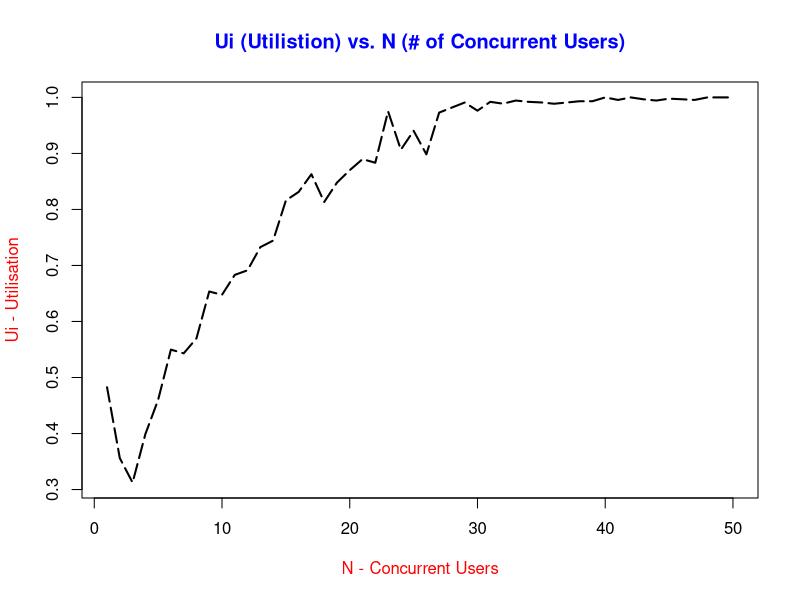
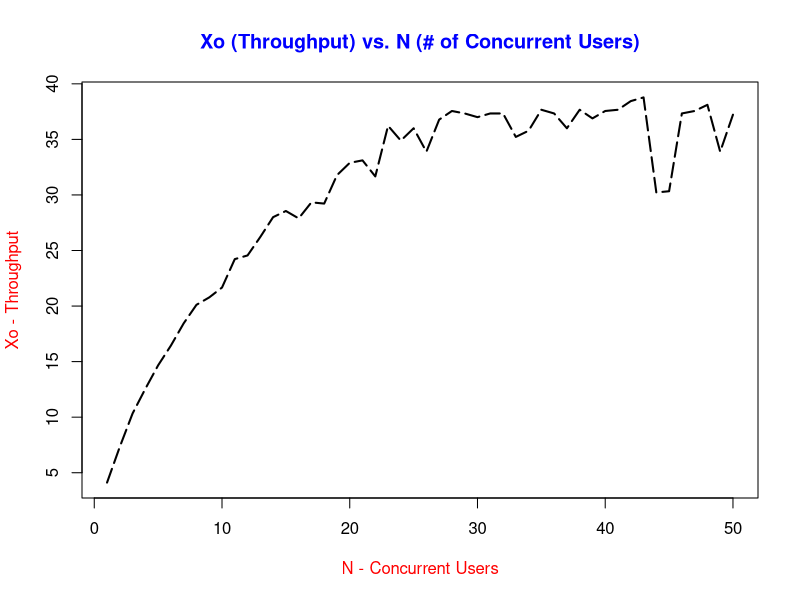
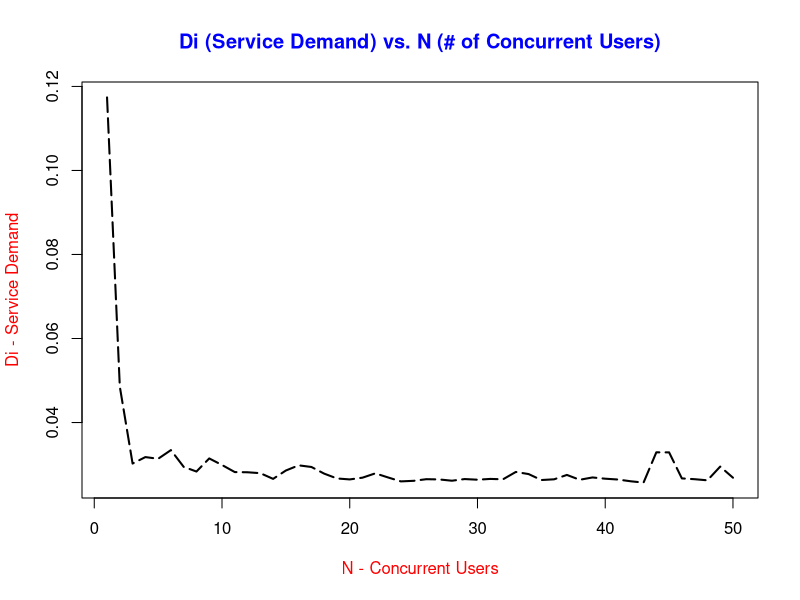
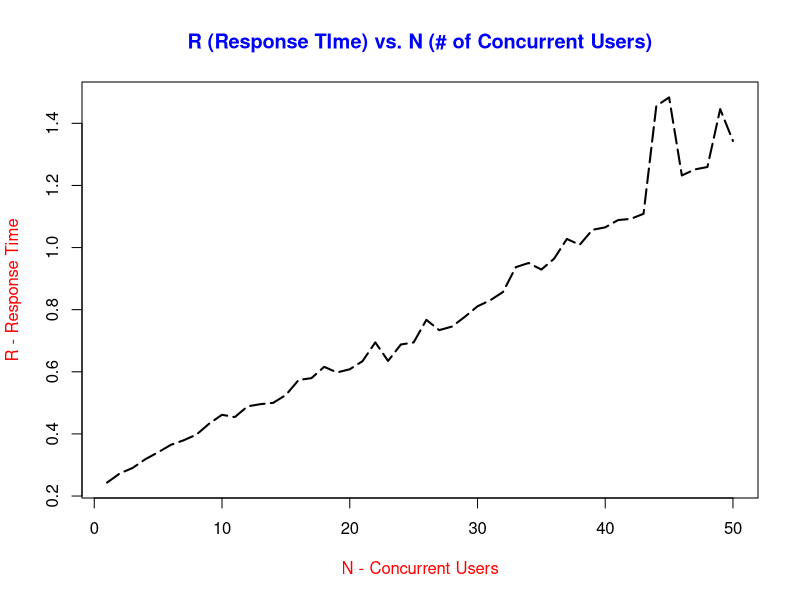

These charts were generated, in order, by the following R code:
# X00106072 (Derek Mulhern)

# The following are R commands to carry out the required calculations as
# per the instructions in the CA in order to produce 4 graphs. 

# The required calculations are as follows;
# UI vs N / DI vs N / Xo vs N / R vs N


# Before plotting the graphs, the data produced from the run script
# must be imported into R. The following command allows a user to import 
# this data and from this information we can produce the 4 graphs.

loadtestData <- read.table("results.dat", header=TRUE);


# The data collected using the run script in part A which included the mpstat 
# command for the last column Idle collects #the data in percentage. In order 
# to get a more accurate graph the following commands are required to 
# convert to busy time and to convert the percentage time given from mpstat


par(col.lab="red");
par(col.main="blue")
pch=19;
lty=3;

# Graph No.1 - Ui(Utilisation) vs. N(# of concurrent users)

busy<-100-loadtestData$IDLE;

# Utilisation is like a false ceiling, it cannot go above 1 (100%). It can only be between 0 - 1 as per the grapgh.
utilisation_ui<-busy/100;

png("Utilisation.png");
par(col.lab="red");
par(col.main="blue")

plot(utilisation_ui, type="l", lwd=2, lty=5, pch=19, xlab="N - Concurrent Users", ylab="Ui - Utilisation", main="Ui (Utilistion) vs. N (# of Concurrent Users)");
dev.off();


# Graph No.2 - Xo(Throughput) vs. N(# of concurrent users)

throughput_xo<-loadtestData$CO/9;

png("Throughput.png");
par(col.lab="red");
par(col.main="blue")
plot(throughput_xo, type="l", lwd=2, lty=5, pch=19, xlab="N - Concurrent Users", ylab="Xo - Throughput", main="Xo (Throughput) vs. N (# of Concurrent Users)");
dev.off();

# Graph No.3 - Di(Sevice Demand) vs. N(# of concurrent users)

service_demand_di<-utilisation_ui / throughput_xo;

png("Service_Demand.png");
par(col.lab="red");
par(col.main="blue")
plot(service_demand_di, type="l", lwd=2, lty=5, pch=19, xlab="N - Concurrent Users", ylab="Di - Service Demand", main="Di (Service Demand) vs. N (# of Concurrent Users)");
dev.off();

# Graph No.4 - R (Response Time) vs. N(# of concurrent users)

numOfUsers<-loadtestData$N;
respon_time_r<-numOfUsers/throughput_xo;

png("Response_Time.png");
par(col.lab="red");
par(col.main="blue")
plot(respon_time_r, type="l", lwd=2, lty=5, pch=19, xlab="N - Concurrent Users", ylab="R - Response Time", main="R (Response TIme) vs. N (# of Concurrent Users)");
dev.off();




